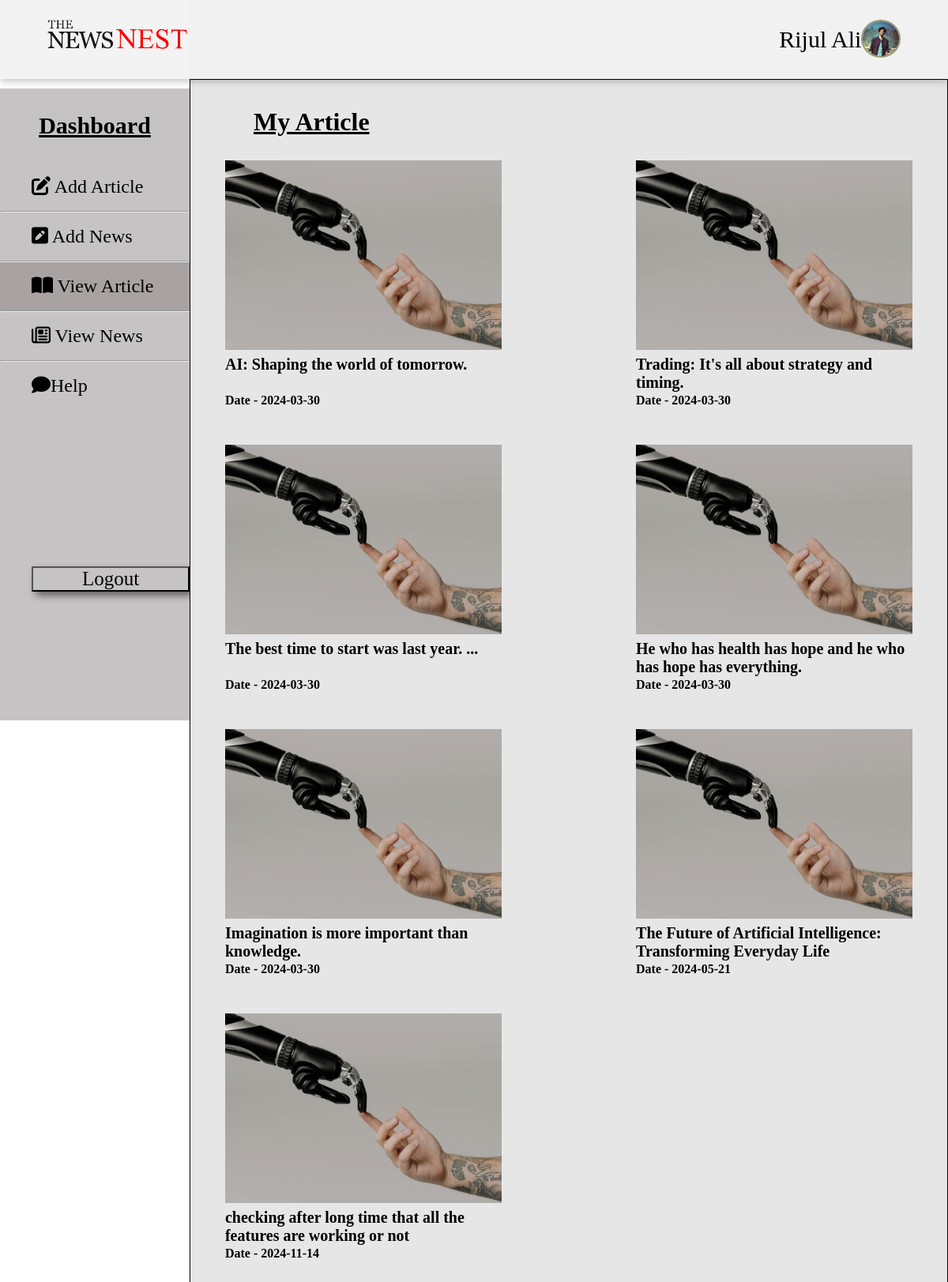
Page /dashboard_view_article.php (signed in) on the committed database.
### tables this page shows
CREATE TABLE `article` (
  `article_id` int(30) NOT NULL,
  `title` varchar(500) NOT NULL,
  `content` text NOT NULL,
  `published_date` date NOT NULL,
  `user_id3` int(30) NOT NULL,
  `image1` varchar(500) NOT NULL,
  `image2` varchar(500) NOT NULL
);

### dashboard_view_article.php (the view, shortened to what this page needs)
<?php
    include("dbconnection.php");
    $userId = isset($_SESSION['user_id']) ? $_SESSION['user_id']:'';
    $stmt = $conn->prepare("SELECT * FROM article WHERE user_id3 = ?");
    $stmt->bind_param("i",$userId);
    $stmt->execute();
    $article_details = $stmt->get_result();
$userName = isset($_SESSION['user_name']) ? $_SESSION['user_name'] :'';
$img = isset($_SESSION['img']) ? $_SESSION['img'] :'';
?>
<!DOCTYPE html>
<html lang="en">
    <head>
        <link rel="stylesheet" href="Assets/style/dashboard.css">
    </head>
    <body>
        <div class="side-menu">
        <div>
            <h3 class="dashboard-heading underline">Dashboard</h3>
            <ul>
                <div>
                <li><span><a href="dashboard_add_article.php"><i class="fa-solid fa-pen-to-square"></i> Add Article</a></span></li><hr class="hr">
                <li><span><a  href="dashboard_add_news.php"><i class="fa-solid fa-square-pen"></i> Add News</a></span></li><hr class="hr">
                <li class="select_tab"><span><a href=""><i class="fa-solid fa-book-open"></i> View Article</a></span></li><hr class="hr">
                <li><span><a href="dashboard_view_news.php"><i class="fa-regular fa-newspaper"></i> View News</a></span></li><hr class="hr">
                <li><span><a href="contact.php"><i class="fa-solid fa-comment"></i>Help</a></span></li>
                </div>
                <div>
                <div class="flex">
                <li class="hoveroff" style="background-color: #cdc8c800;"><a href="logout.php" class="logout_button"><button>Logout</button></a></li>
            </div>
            </div>
            </ul>
        </div>
        </div>
        <div class="container">
            <div class="header">
                <div class="nav">
                    <div class="user">
                        <div class="brand-name">
                            <a href="index.php"><img src="logo.png" alt=""></a>
                        </div>
                        <div class="user user-profile">
                           <?php
                               echo '<a href="#" class="user_name">' . htmlspecialchars($userName) . '</a>';
                           ?>
                            <div class="img-case">
                               <a href = ""><img src="Assets/image/<?php echo $img; ?>" alt=""></a>
                            </div>
                        </div>
                    </div>
                </div>
            </div>
            <div class="content">
                <div class="conten_heading">
                    <h1 class="underline">My Article</h1>
                </div>
            <div class="actual-content">
                <?php
                            while($row = mysqli_fetch_assoc($article_details)){
                                ?>
                <div class="card">
                <a href="article.php#<?php echo $row["title"]; ?>">
                    <div class="image">
                    <img src="Assets/image/<?php echo $row['image1']; ?>" alt="i">
                    </div>
                    <p class="caption"><?php echo $row["title"]; ?></p>
                    <p class="date">Date - <?php echo $row["published_date"]; ?></p>
                    </a>
                </div>
                <?php } ?>
                </div>
            </div>
    </body>
</html>

### Assets/style/dashboard.css (style rules this page uses)
* { margin: 0; padding: 0; box-sizing: border-box; font-family: "Times New Roman", Times, serif; }
body { min-height: 100vh; }
a { text-decoration: none; color: #000000; }
li { list-style: none; }
.flex { display: flex; justify-content: space-between; align-items: center; }
.underline { text-decoration: underline; }
.side-menu { position: fixed; background: #bcbabadd; width: 20vw; min-height: 100vh; display: flex; flex-direction: column; margin-top: 14vh; padding-top: 30px; }
.brand-name { height: 10vh; display: flex; width: 70vw; }
.dashboard-heading { color: black; font-size: 30px; text-align: center; }
.brand-name a { height: 50%; width: 20%; margin-top: 15px; }
.side-menu ul { margin-top: 30px; display: flex; flex-direction: column; justify-content: space-between; height: 70vh; }
.side-menu li { font-size: 24px; padding: 17px 40px; color: #030303; display: flex; align-items: center; }
.side-menu li span { font-weight: 100; }
.logout_button button { background: transparent; width: 200px; font-size: 25px; box-shadow: 5px 5px 10px rgba(0, 0, 0, 0.5); }
.side-menu li:hover, .select_tab { background: #a9a2a2; }
.container { position: absolute; right: 0; width: 80vw; background: #f1f1f1; }
.header { position: fixed; top: 0; right: 0; width: 100vw; height: 100px; background: #f2f2f2dd; display: flex; align-items: center; justify-content: center; box-shadow: 0 4px 8px 0 rgba(0, 0, 0, 0.2); z-index: 1; }
.nav { width: 90%; display: flex; align-items: center; }
.user { flex: 1; display: flex; justify-content: space-between; align-items: center; }
.user a { font-size: 30px; color: black; }
.user_name { width: 80%; text-align: end; }
.img-case { position: relative; width: 50px; height: 50px; }
.img-case img { position: absolute; top: 0; left: 0; width: 100%; border: solid #888b62dd 2px; box-shadow: #030303 2px; border-radius: 50%; }
.content { position: relative; margin-top: 10vh; min-height: 90vh; background: url(pexels-pixabay-531844.jpg); background-size: cover; background-position: center; margin: 100px 0px 0px; border: solid; border-width: 1px; filter: brightness(90%); }

### dashboard_view_article.php (style rules this page uses)
.side-menu li span { font-weight: 100; }
.content { background: white; }
.conten_heading { margin: 35px auto 10px 80px; }
.actual-content { max-width:1100px; width:95%; margin: 70px auto auto 100px; display: flex; flex-wrap: wrap; justify-content: space-between; margin: auto; }
.card { max-width: 350px; flex: 1 1 310px; text-align: center; height: 320px; border-width: 1px; margin: 20px; overflow:hidden; }
.image { height: 75%; margin-buttom: 20px; }
.image img { width: 100%; height: 100%; object-fit: cover; }
.caption { margin-top:7px; text-align: left; height: 15%; overflow:hidden; font-size: 1.25rem; font-weight:600; }
.date { text-align: left; font-weight:700; }

### rows in the picture
article: image1 (picture), title "AI: Shaping the world of tomorrow.", published_date "2024-03-30"
article: image1 (picture), title "Trading: It's all about strategy and timing.", published_date "2024-03-30"
article: image1 (picture), title "The best time to start was last year. ...", published_date "2024-03-30"
article: image1 (picture), title "He who has health has hope and he who has hope has everything.", published_date "2024-03-30"
article: image1 (picture), title "Imagination is more important than knowledge.", published_date "2024-03-30"
article: image1 (picture), title "The Future of Artificial Intelligence: Transforming Everyday Life", published_date "2024-05-21"
article: image1 (picture), title "checking after long time that all the features are working or not", published_date "2024-11-14"

### other values in the picture
$userName "Rijul Ali"
